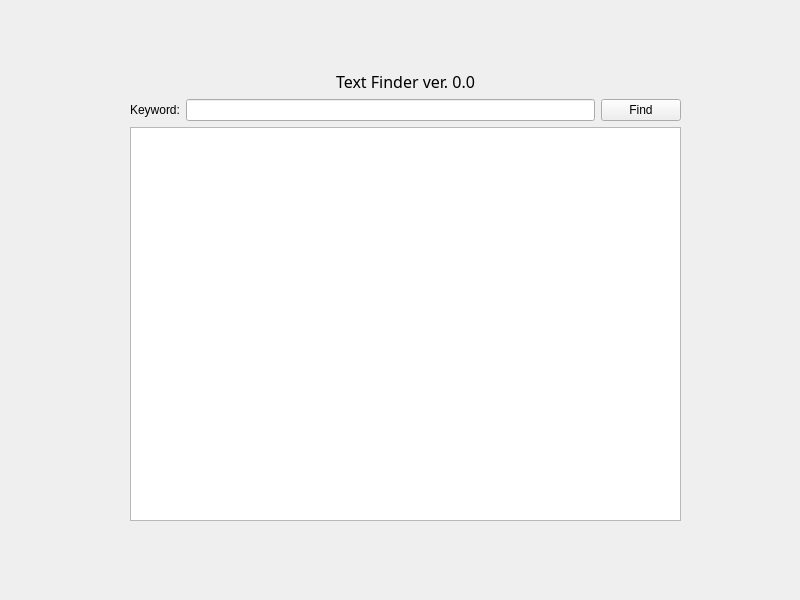
<?xml version="1.0" encoding="UTF-8"?>
<ui version="4.0">
 <class>TextFinder</class>
 <widget class="QWidget" name="TextFinder">
  <property name="geometry">
   <rect>
    <x>0</x>
    <y>0</y>
    <width>800</width>
    <height>600</height>
   </rect>
  </property>
  <property name="windowTitle">
   <string>TextFinder</string>
  </property>
  <widget class="QWidget" name="">
   <property name="geometry">
    <rect>
     <x>130</x>
     <y>70</y>
     <width>551</width>
     <height>451</height>
    </rect>
   </property>
   <layout class="QVBoxLayout" name="verticalLayout_2">
    <item>
     <widget class="QLabel" name="title">
      <property name="font">
       <font>
        <family>Source Code Pro</family>
        <pointsize>12</pointsize>
       </font>
      </property>
      <property name="text">
       <string>Text Finder ver. 0.0</string>
      </property>
      <property name="alignment">
       <set>Qt::AlignCenter</set>
      </property>
     </widget>
    </item>
    <item>
     <layout class="QVBoxLayout" name="verticalLayout">
      <item>
       <layout class="QHBoxLayout" name="horizontalLayout">
        <item>
         <widget class="QLabel" name="label">
          <property name="text">
           <string>Keyword:</string>
          </property>
         </widget>
        </item>
        <item>
         <widget class="QLineEdit" name="lineEdit"/>
        </item>
        <item>
         <widget class="QPushButton" name="findButton">
          <property name="text">
           <string>Find</string>
          </property>
         </widget>
        </item>
       </layout>
      </item>
      <item>
       <widget class="QTextEdit" name="textEdit"/>
      </item>
     </layout>
    </item>
   </layout>
  </widget>
 </widget>
 <resources/>
 <connections/>
</ui>
